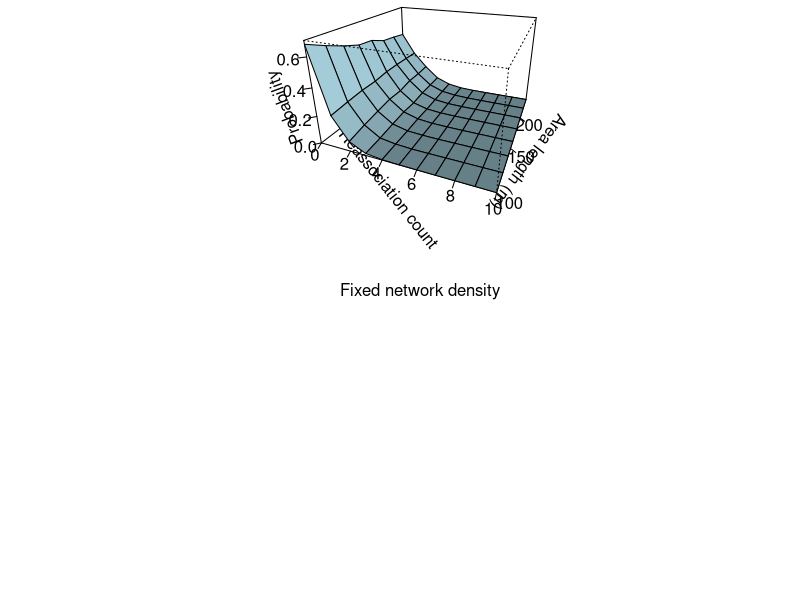

Reproduce this figure in R. (Note: this script raises an error after producing the figure.)
pdf("ZBS-reassoc.pdf", width=6, height=10, family="Times")
par(xpd=TRUE, mfrow=c(2,1), mar=c(5,2,0,0)) # margin: bottom left top right

########################################################
area_l <- c(100, 120, 140, 160, 180, 200, 220, 240)

#### D1HVU ####
count <- c(0, 1, 2, 3, 4, 5, 6, 7, 8, 9, 10)

prob <- c(0.6772, 0.2312, 0.0717, 0.0154, 0.0034, 0.0007, 0.0005, 0.0000, 0.0000, 0.0000, 0.0000, # 100
					0.6225, 0.2471, 0.0972, 0.0242, 0.0075, 0.0013, 0.0001, 0.0001, 0.0000, 0.0000, 0.0000, # 120
					0.5736, 0.2597, 0.1161, 0.0376, 0.0095, 0.0029, 0.0003, 0.0001, 0.0000, 0.0000, 0.0000, # 140
					0.5338, 0.2628, 0.1335, 0.0488, 0.0153, 0.0042, 0.0012, 0.0002, 0.0000, 0.0000, 0.0000, # 160
					0.5246, 0.2784, 0.1313, 0.0460, 0.0142, 0.0039, 0.0010, 0.0004, 0.0001, 0.0000, 0.0000, # 180
					0.4791, 0.2823, 0.1530, 0.0606, 0.0186, 0.0051, 0.0011, 0.0001, 0.0000, 0.0000, 0.0000, # 200
					0.4670, 0.2833, 0.1540, 0.0645, 0.0224, 0.0067, 0.0016, 0.0005, 0.0000, 0.0001, 0.0000, # 220
					0.4506, 0.2819, 0.1637, 0.0693, 0.0249, 0.0073, 0.0019, 0.0004, 0.0001, 0.0000, 0.0000) # 240

dim(prob) <- c(length(count), length(area_l))
persp(count, area_l, prob,			
			xlab = "Reassociation count", ylab = "Area length (m)", zlab = "Probability",
			sub="Fixed network density", zlim=c(0,0.7),
			theta = 22.5, phi = 22.5, expand = 0.6, col = "lightblue",
      ltheta = 120, shade = 0.75, ticktype = "detailed"
)

#### D1HU ####
# count <- c(0, 1, 2, 3, 4)
# 
# prob <- c(0.8669, 0.1221, 0.0106, 0.0004, 0.0000,	# 100
# 					0.8561, 0.1280, 0.0147, 0.0012, 0.0000,	# 120
# 					0.8803, 0.1088, 0.0097, 0.0010, 0.0001,	# 140
# 					0.8978, 0.0944, 0.0073, 0.0004, 0.0000,	# 160
# 					0.9243, 0.0714, 0.0042, 0.0001, 0.0000,	# 180
# 					0.9492, 0.0489, 0.0018, 0.0001, 0.0000,	# 200
# 					0.9614, 0.0363, 0.0022, 0.0001, 0.0001,	# 220
# 					0.9788, 0.0206, 0.0006, 0.0000, 0.0000)	# 240
# 
# dim(prob) <- c(length(count), length(area_length))
# persp(count, area_length, prob,			
# 			xlab = "Reassociation count", ylab = "Area length (m)", zlab = "Probability",
# 			sub="D1HU (fixed network density)", zlim=c(0,1),
# 			theta = 22.5, phi = 22.5, expand = 0.6, col = "lightblue",
#       ltheta = 120, shade = 0.75, ticktype = "detailed"
# )

#####################################################
num_FFD <- c(300, 400, 500, 600, 700, 800, 900, 1000)

#### D1VHU ####
count <- c(0, 1, 2, 3, 4, 5, 6, 7, 8, 9, 10, 11, 12, 13)

prob <- c(0.6937,  0.2280,  0.0627,  0.0131,  0.0024,  0.0002,	0.0000,  0.0000, 0.0000,  0.0000,  0.0000,  0.0000,  0.0000,  0.0000,	# 300 
					0.5743,  0.2715,  0.1107,  0.0329,  0.0081,  0.0021,  0.0004,  0.0001, 0.0000,  0.0000,  0.0000,  0.0000,  0.0000,  0.0000, # 400 
					0.4854,  0.2898,  0.1449,  0.0570,  0.0170,  0.0045,  0.0010,  0.0003, 0.0001,  0.0000,  0.0000,  0.0000,  0.0000,  0.0000, # 500 
					0.4439,  0.2857,  0.1609,  0.0706,  0.0272,  0.0086,  0.0021,  0.0008, 0.0002,  0.0000,  0.0000,  0.0000,  0.0000,  0.0000, # 600 
					0.4174,  0.2829,  0.1717,  0.0821,  0.0313,  0.0104,  0.0033,  0.0006, 0.0001,  0.0001,  0.0000,  0.0000,  0.0000,  0.0000, # 700 
					0.3829,  0.2743,  0.1822,  0.0951,  0.0410,  0.0157,  0.0058,  0.0020, 0.0006,  0.0003,  0.0001,  0.0000,  0.0000,  0.0000, # 800 
					0.3790,  0.2645,  0.1842,  0.0997,  0.0460,  0.0173,  0.0063,  0.0022, 0.0006,  0.0002,  0.0000,  0.0000,  0.0000,  0.0000, # 900 
					0.3466,  0.2622,  0.1897,  0.1097,  0.0554,  0.0233,  0.0088,  0.0030, 0.0008,  0.0003,  0.0001,  0.0000,  0.0000,  0.0000) # 1000

dim(prob) <- c(length(count), length(num_FFD))
persp(count, area_length, prob,
			xlab = "Reassociation count", ylab = "Number of nodes", zlab = "Probability", 
			sub="Fixed simulation area", zlim=c(0,0.7),
			theta = 22.5, phi = 22.5, expand = 0.6, col = "lightblue",
      ltheta = 120, shade = 0.75, ticktype = "detailed"
)

#### D1HU ####
# count <- c(0, 1, 2, 3, 4, 5, 6)
# 
# prob <- c(0.9006, 0.0915, 0.0075, 0.0004, 0.0000, 0.0000, 0.0000,	# 300 
# 					0.8646, 0.1225, 0.0121, 0.0008, 0.0000, 0.0000, 0.0000,	# 400 
# 					0.8166, 0.1609, 0.0203, 0.0020, 0.0002, 0.0000, 0.0000,	# 500 
# 					0.7914, 0.1790, 0.0265, 0.0028, 0.0003, 0.0000, 0.0000,	# 600 
# 					0.7589, 0.1998, 0.0353, 0.0053, 0.0005, 0.0001, 0.0000,	# 700 
# 					0.7380, 0.2114, 0.0430, 0.0062, 0.0012, 0.0002, 0.0001,	# 800 
# 					0.7119, 0.2237, 0.0521, 0.0100, 0.0020, 0.0003, 0.0000,	# 900 
# 					0.6890, 0.2392, 0.0580, 0.0111, 0.0022, 0.0004, 0.0001)	# 1000
# 
# dim(prob) <- c(length(count), length(num_FFD))
# persp(count, area_length, prob,
# 			xlab = "Reassociation count", ylab = "Number of nodes", zlab = "Probability",
# 			sub="D1HU (varying network density)", zlim=c(0,1),
# 			theta = 22.5, phi = 22.5, expand = 0.6, col = "lightblue",
#       ltheta = 120, shade = 0.75, ticktype = "detailed"
# )

dev.off()
